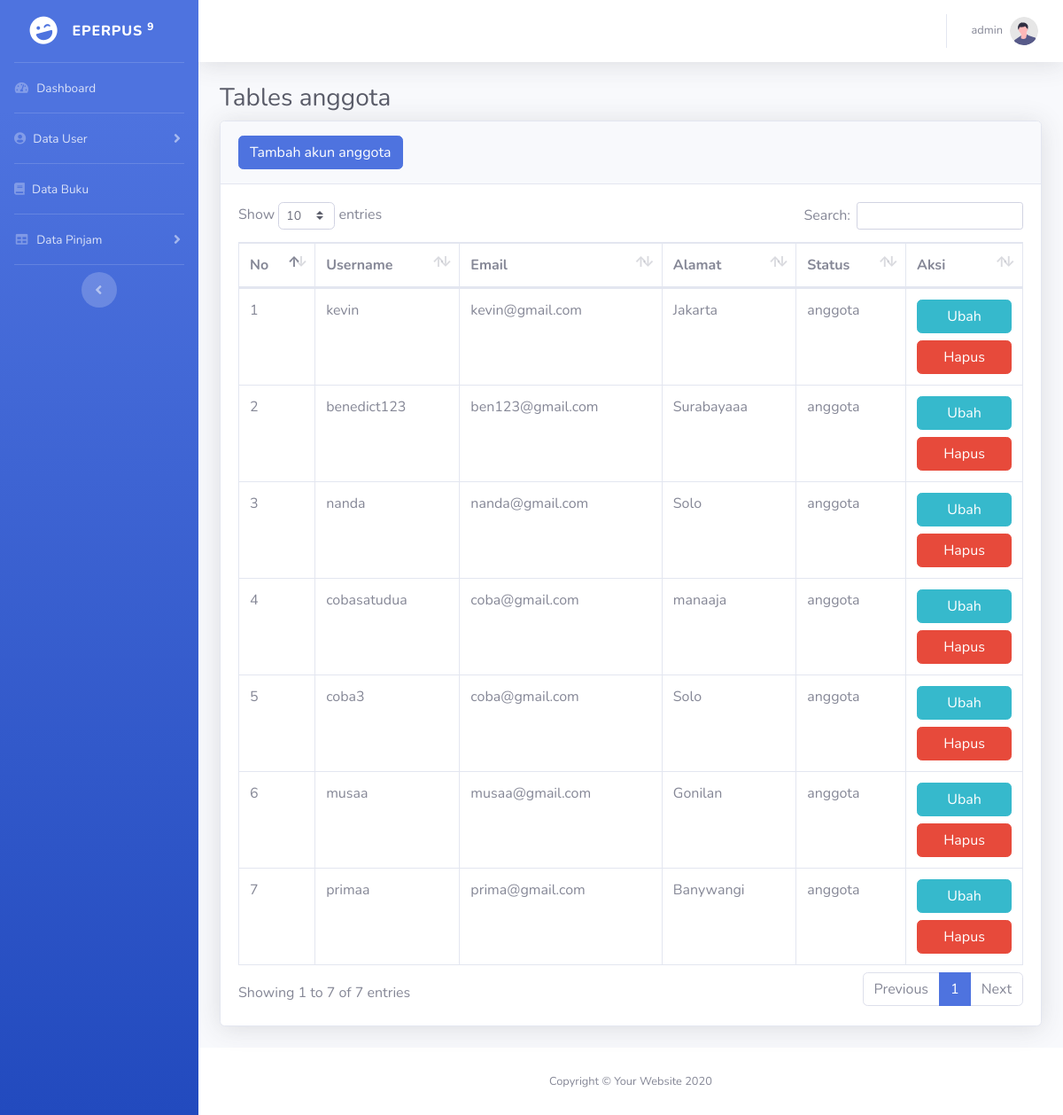
Screenshot of /admin.php?page=data-anggota (signed in) with the database file from the repository.
### tables this page shows
CREATE TABLE `tb_users` (
  `id_user` int(11) NOT NULL,
  `username` varchar(100) NOT NULL,
  `email` varchar(100) NOT NULL,
  `alamat` varchar(100) NOT NULL,
  `password` varchar(100) NOT NULL,
  `level` enum('admin','anggota') NOT NULL,
  `status` tinyint(1) NOT NULL,
  `tgl_daftar` date NOT NULL
);

### functions_buku.php (called while the page is built, shortened)
<?php
require_once './conn.php';
	function query($query){
		global $db;
		$result = mysqli_query($db, $query);
		$rows = [];
		while ($row = mysqli_fetch_assoc($result)) {
			$rows[] = $row;
		}
		return $rows;
	}
?>

### page/admin_anggota/admin_anggota.php (the view)
<div id="content">
    <div class="container-fluid">
        <h1 class="h3 mb-2 text-gray-800">Tables anggota</h1>
        <div class="card shadow mb-4">
            <div class="card-header py-3">
                <a href="?page=data-anggota&aksi=tambah" class="btn btn-primary">Tambah akun anggota</a>
            </div>
            <div class="card-body">
                <div class="table-responsive">
                    <table class="table table-bordered" id="dataTable" width="100%" cellspacing="0">
                        <thead>
                            <tr>
                                <th>No</th>
                                <th>Username</th>
                                <th>Email</th>
                                <th>Alamat</th>
                                <th>Status</th>
                                <th>Aksi</th>
                            </tr>
                        </thead>
                        <tbody>
                            <?php
                                $i = 1;
                                $anggota = query("SELECT * FROM tb_users WHERE level = 'anggota' AND status = true");
                                foreach ($anggota as $row) :
                                ?>
                                    <tr>
                                        <td><?= $i; ?></td>
                                        <td><?= $row['username']; ?></td>
                                        <td><?= $row['email']; ?></td>
                                        <td><?= $row['alamat']; ?></td>
                                        <td><?= $row['level'] ?></td>
                                        <td>
                                            <a href="?page=data-anggota&aksi=ubah&id=<?= $row["id_user"]; ?>" class="btn btn-info btn-block" >Ubah</a>
                                            <a href="?page=data-anggota&aksi=hapus&id=<?= $row["id_user"];?>" onclick="return confirm('yakin?');" class="btn btn-danger btn-block">Hapus</a>
                                        </td>
                                    </tr>
                                <?php $i++ ?>
                                <?php endforeach; ?>
                        </tbody>
                    </table>
                </div>
            </div>
        </div>
    </div>
</div>

### rows the page displays
tb_users: username "kevin", email "kevin@gmail.com", alamat "Jakarta", level "anggota"
tb_users: username "benedict123", email "ben123@gmail.com", alamat "Surabayaaa", level "anggota"
tb_users: username "nanda", email "nanda@gmail.com", alamat "Solo", level "anggota"
tb_users: username "cobasatudua", email "coba@gmail.com", alamat "manaaja", level "anggota"
tb_users: username "coba3", email "coba@gmail.com", alamat "Solo", level "anggota"
tb_users: username "musaa", email "musaa@gmail.com", alamat "Gonilan", level "anggota"
tb_users: username "primaa", email "prima@gmail.com", alamat "Banywangi", level "anggota"

### other values shown
$_SESSION['username'] "admin"
